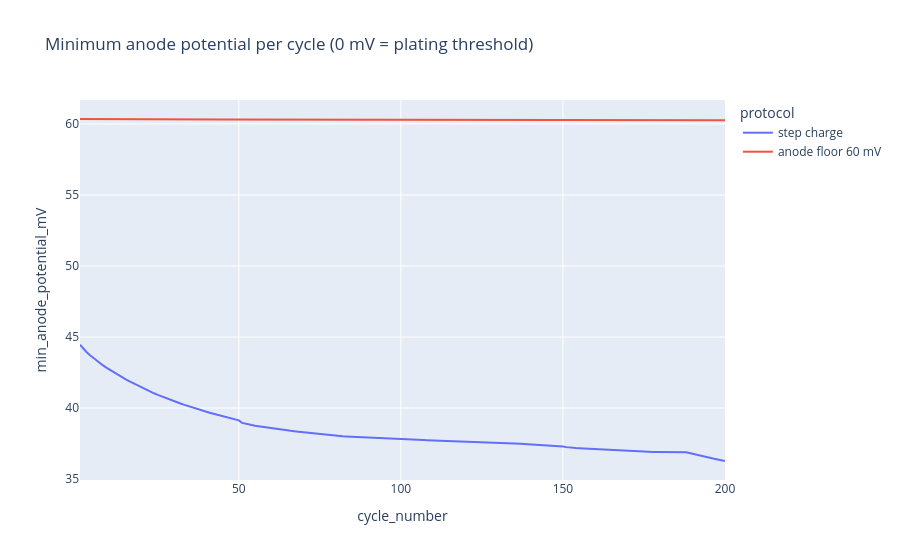

Here is the notebook cell this chart was saved with:
### Code cell
px.line(
    trend,
    x="cycle_number",
    y="min_anode_potential_mV",
    color="protocol",
    title="Minimum anode potential per cycle (0 mV = plating threshold)",
)

### Figure 1 — Plotly figure (JSON) as saved in the notebook; plotly's stock layout.template omitted (floating-point values rounded to 4 significant figures; data arrays with more than 128 entries replaced by an {"elided": "..."} marker saying what was removed)
{"data": [{"hovertemplate": "protocol=step charge<br>cycle_number=%{x}<br>min_anode_potential_mV=%{y}<extra></extra>", "legendgroup": "step charge", "line": {"color": "#636efa", "dash": "solid"}, "marker": {"symbol": "circle"}, "mode": "lines", "name": "step charge", "orientation": "v", "showlegend": true, "type": "scatter", "x": {"elided": "200 int values"}, "xaxis": "x", "y": {"elided": "200 float values"}, "yaxis": "y"}, {"hovertemplate": "protocol=anode floor 60 mV<br>cycle_number=%{x}<br>min_anode_potential_mV=%{y}<extra></extra>", "legendgroup": "anode floor 60 mV", "line": {"color": "#EF553B", "dash": "solid"}, "marker": {"symbol": "circle"}, "mode": "lines", "name": "anode floor 60 mV", "orientation": "v", "showlegend": true, "type": "scatter", "x": {"elided": "200 int values"}, "xaxis": "x", "y": {"elided": "200 float values"}, "yaxis": "y"}], "layout": {"legend": {"title": {"text": "protocol"}, "tracegroupgap": 0}, "title": {"text": "Minimum anode potential per cycle (0 mV = plating threshold)"}, "xaxis": {"anchor": "y", "domain": [0, 1], "title": {"text": "cycle_number"}}, "yaxis": {"anchor": "x", "domain": [0, 1], "title": {"text": "min_anode_potential_mV"}}}}
